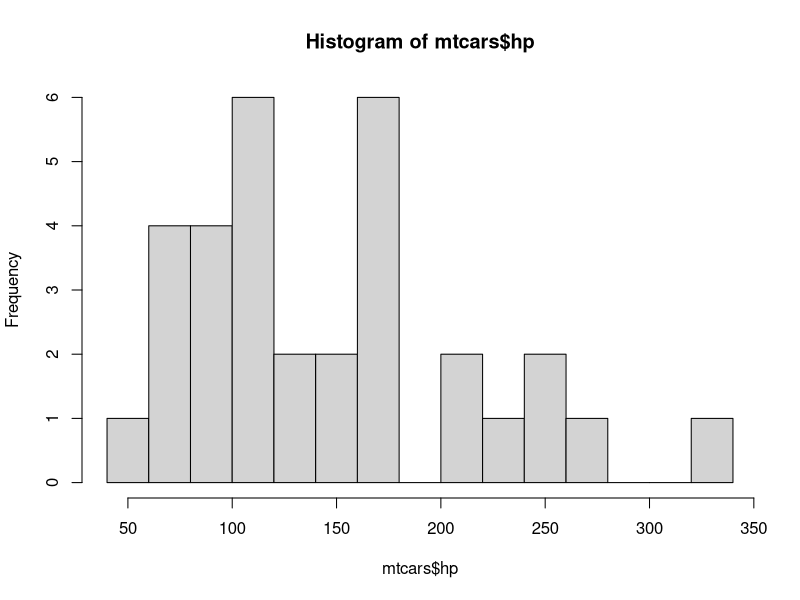

The R script that drew this image:
## ---- chunk 1
# Settings
knitr::opts_chunk$set(include = T, eval = T, echo = T, message = F, warning = F)

# Working directory
knitr::opts_knit$set(root.dir = '/home/jrl/rcrs/pres')
## ---- chunk 2
hist(mtcars$hp, 20)
summary(mtcars$hp)
## ---- chunk 3
summary(lm(hp ~ cyl, mtcars))
